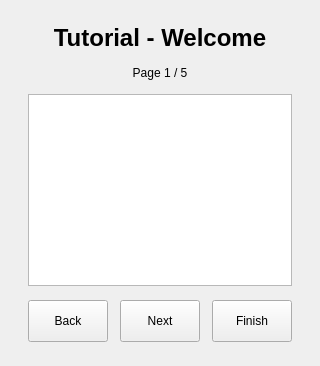
      <widget class="QWidget" name="page_tutorial">
       <layout class="QVBoxLayout" name="layout_tutorial">
        <property name="spacing">
         <number>14</number>
        </property>
        <property name="leftMargin">
         <number>28</number>
        </property>
        <property name="topMargin">
         <number>24</number>
        </property>
        <property name="rightMargin">
         <number>28</number>
        </property>
        <property name="bottomMargin">
         <number>24</number>
        </property>
        <item>
         <widget class="QLabel" name="lblTutorialHeading">
          <property name="font">
           <font>
            <pointsize>18</pointsize>
            <bold>true</bold>
           </font>
          </property>
          <property name="text">
           <string>Tutorial - Welcome</string>
          </property>
          <property name="alignment">
           <set>Qt::AlignmentFlag::AlignCenter</set>
          </property>
          <property name="wordWrap">
           <bool>true</bool>
          </property>
          <property name="role" stdset="0">
           <string>pageTitle</string>
          </property>
         </widget>
        </item>
        <item>
         <widget class="QLabel" name="lblTutorialProgress">
          <property name="text">
           <string>Page 1 / 5</string>
          </property>
          <property name="alignment">
           <set>Qt::AlignmentFlag::AlignCenter</set>
          </property>
          <property name="wordWrap">
           <bool>true</bool>
          </property>
          <property name="role" stdset="0">
           <string>liveStat</string>
          </property>
         </widget>
        </item>
        <item>
         <widget class="QTextBrowser" name="txtTutorialBody"/>
        </item>
        <item>
         <layout class="QHBoxLayout" name="row_tutorial_buttons">
          <property name="spacing">
           <number>12</number>
          </property>
          <property name="leftMargin">
           <number>0</number>
          </property>
          <property name="topMargin">
           <number>0</number>
          </property>
          <property name="rightMargin">
           <number>0</number>
          </property>
          <property name="bottomMargin">
           <number>0</number>
          </property>
          <item>
           <widget class="QPushButton" name="btnTutorialBack">
            <property name="minimumSize">
             <size>
              <width>0</width>
              <height>42</height>
             </size>
            </property>
            <property name="cursor">
             <cursorShape>PointingHandCursor</cursorShape>
            </property>
            <property name="text">
             <string>Back</string>
            </property>
            <property name="role" stdset="0">
             <string>secondary</string>
            </property>
           </widget>
          </item>
          <item>
           <widget class="QPushButton" name="btnTutorialNext">
            <property name="minimumSize">
             <size>
              <width>0</width>
              <height>42</height>
             </size>
            </property>
            <property name="cursor">
             <cursorShape>PointingHandCursor</cursorShape>
            </property>
            <property name="text">
             <string>Next</string>
            </property>
            <property name="role" stdset="0">
             <string>primary</string>
            </property>
           </widget>
          </item>
          <item>
           <widget class="QPushButton" name="btnTutorialFinish">
            <property name="minimumSize">
             <size>
              <width>0</width>
              <height>42</height>
             </size>
            </property>
            <property name="cursor">
             <cursorShape>PointingHandCursor</cursorShape>
            </property>
            <property name="text">
             <string>Finish</string>
            </property>
            <property name="role" stdset="0">
             <string>primary</string>
            </property>
           </widget>
          </item>
         </layout>
        </item>
       </layout>
      </widget>
